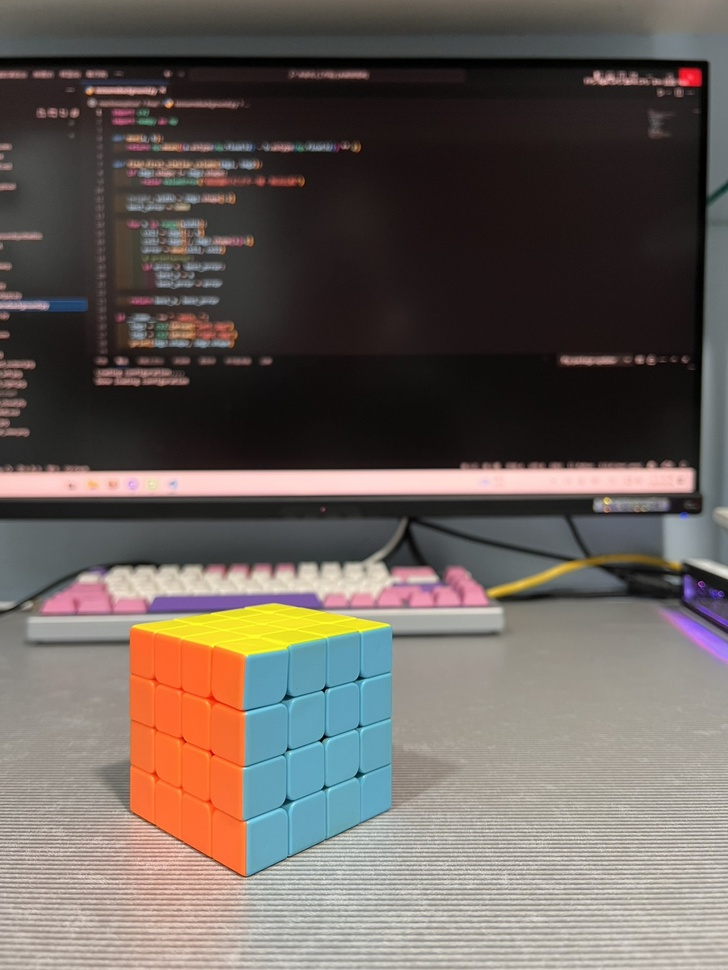
#> input picture left.jpg, 728 x 970 px, shrunk from 1108 x 1477 before the run, found by its file name
$ python dept.py
#> lines starting #> are read from the running program, lines starting #| are printed output that depends on the picture
import cv2
import numpy as np

left_img_path = "left.jpg"
right_img_path = "right.jpg"

imgL = cv2.imread(left_img_path, cv2.IMREAD_GRAYSCALE)
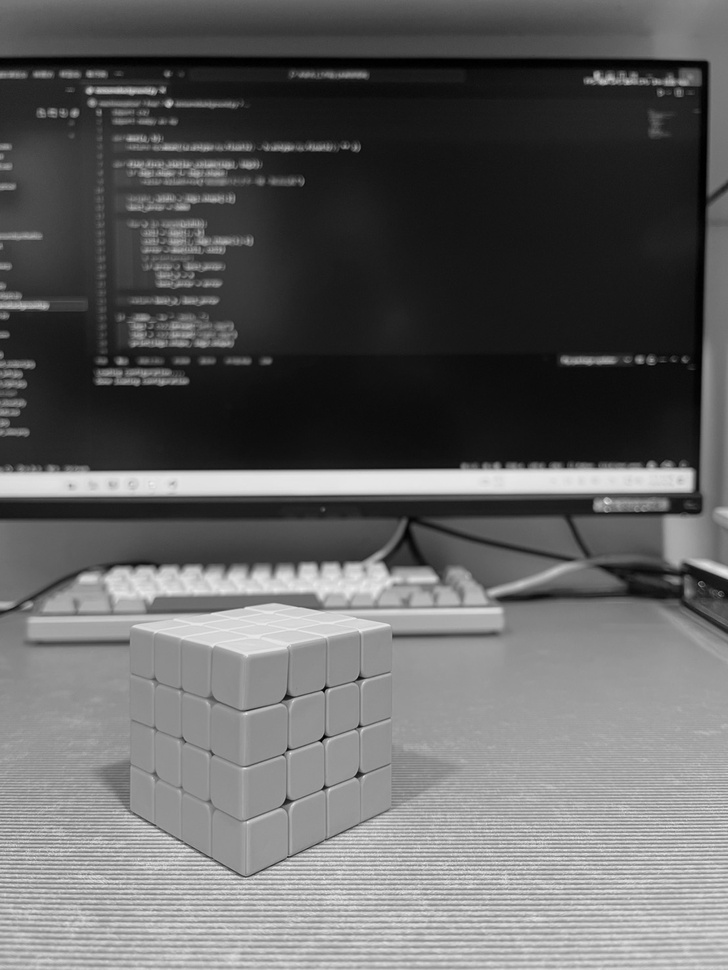
#> imgL: shape (970, 728); min 0, max 240, mean 98.8
imgR = cv2.imread(right_img_path, cv2.IMREAD_GRAYSCALE)
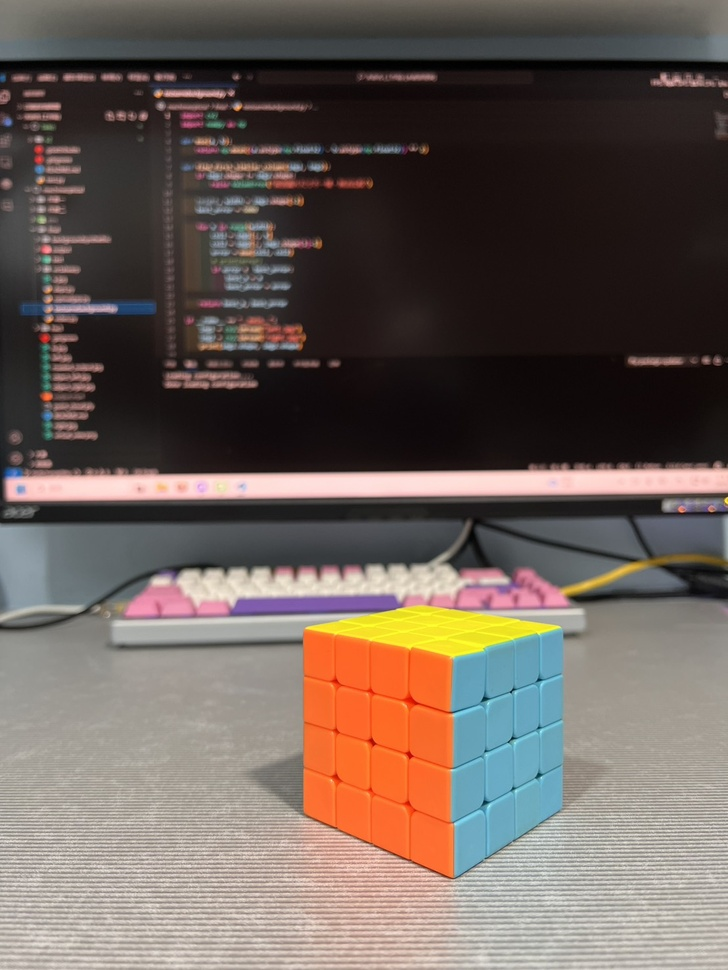
#> input picture right.jpg, 728 x 970 px, shrunk from 1108 x 1477 before the run, found by its file name
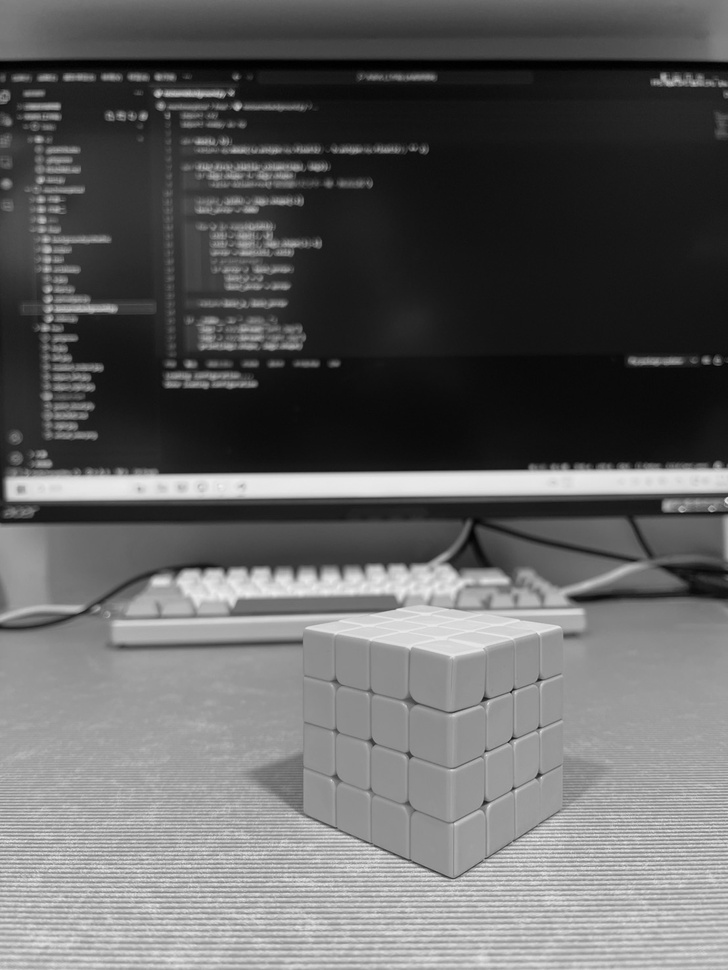
#> imgR: shape (970, 728); min 0, max 240, mean 98.7

if imgL is None or imgR is None:
    raise ValueError("無法讀取左或右影像，請確認檔案路徑是否正確")

# 左到右視差圖（已確認可行）
stereo_left = cv2.StereoSGBM_create(
    minDisparity=0,
    numDisparities=16 * 6,
    blockSize=5,
    P1=8 * 3 * 5 ** 2,
    P2=32 * 3 * 5 ** 2,
    disp12MaxDiff=1,
    uniquenessRatio=10,
    speckleWindowSize=100,
    speckleRange=32
)
disparity_left = stereo_left.compute(imgL, imgR).astype(np.float32) / 16.0
disparity_left[disparity_left < 0] = 0
disp_normalized_left = cv2.normalize(disparity_left, None, alpha=0, beta=255, norm_type=cv2.NORM_MINMAX)
disp_8u_left = np.uint8(disp_normalized_left)

# 右到左視差圖（調整參數）
stereo_right = cv2.StereoSGBM_create(
    minDisparity=-16 * 6,  # 允許負視差
    numDisparities=16 * 6,
    blockSize=5,
    P1=8 * 3 * 5 ** 2,
    P2=32 * 3 * 5 ** 2,
    disp12MaxDiff=1,
    uniquenessRatio=10,
    speckleWindowSize=100,
    speckleRange=32
)
disparity_right = stereo_right.compute(imgR, imgL).astype(np.float32) / 16.0
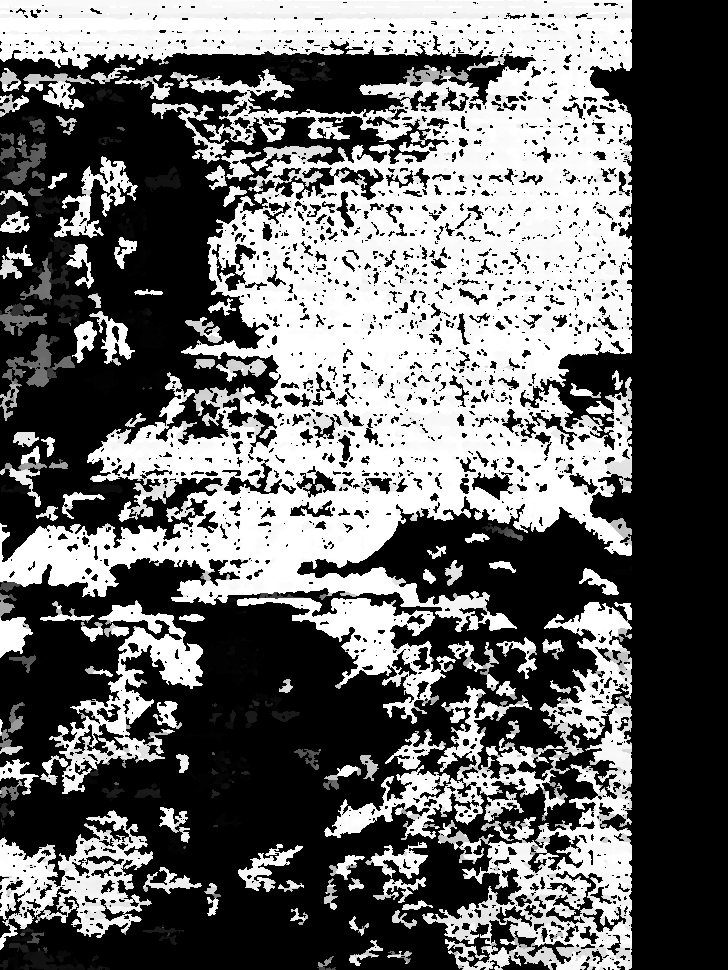
#> disparity_right: shape (970, 728) float32; min -97, max -1, mean -58.14; drawn with min black and max white
disparity_right[disparity_right < -16 * 6] = 0  # 過濾不合理值
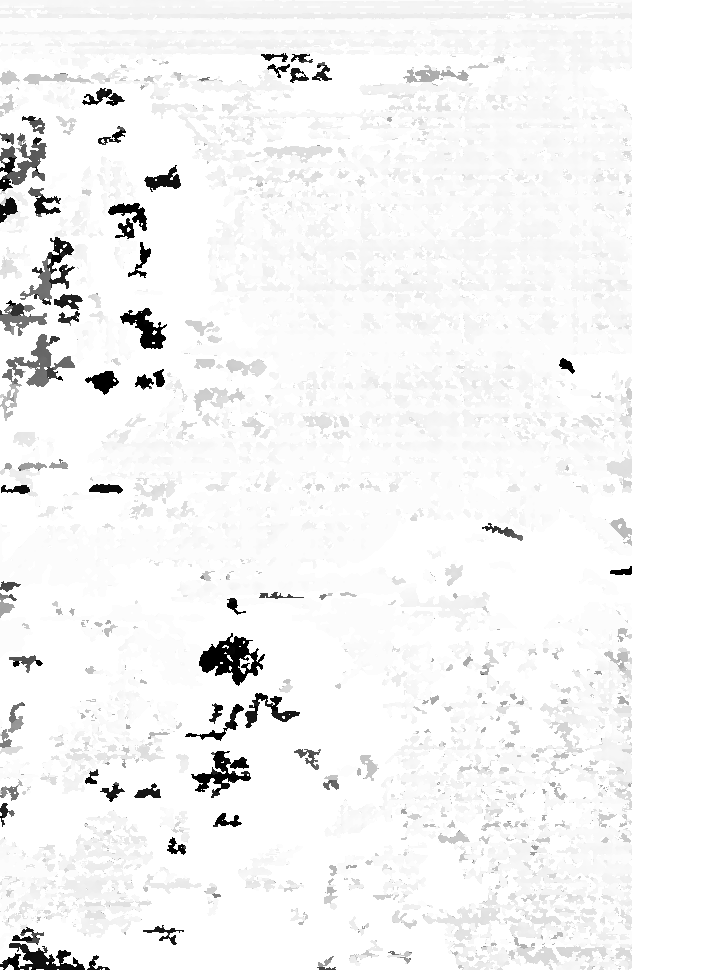
#> disparity_right: shape (970, 728) float32; min -96, max 0, mean -3.75; drawn with min black and max white
disp_normalized_right = -cv2.normalize(disparity_right, None, alpha=0, beta=255, norm_type=cv2.NORM_MINMAX)
disp_8u_right = np.uint8(disp_normalized_right)
disp_8u_left = cv2.medianBlur(disp_8u_left, 9)  # 平滑視差圖，去除雜訊
disp_8u_right = cv2.medianBlur(disp_8u_right, 9)  # 平滑視差圖，去除雜訊
kernel = np.ones((3, 3), np.uint8)
disp_8u_right = cv2.erode(disp_8u_right, kernel, iterations=5)
disp_8u_left = cv2.erode(disp_8u_left, kernel, iterations=5)
disp_8u_right = cv2.dilate(disp_8u_right, kernel, iterations=15)
disp_8u_left = cv2.dilate(disp_8u_left, kernel, iterations=15)
disp_8u_right = cv2.erode(disp_8u_right, kernel, iterations=10)
disp_8u_left = cv2.erode(disp_8u_left, kernel, iterations=10)
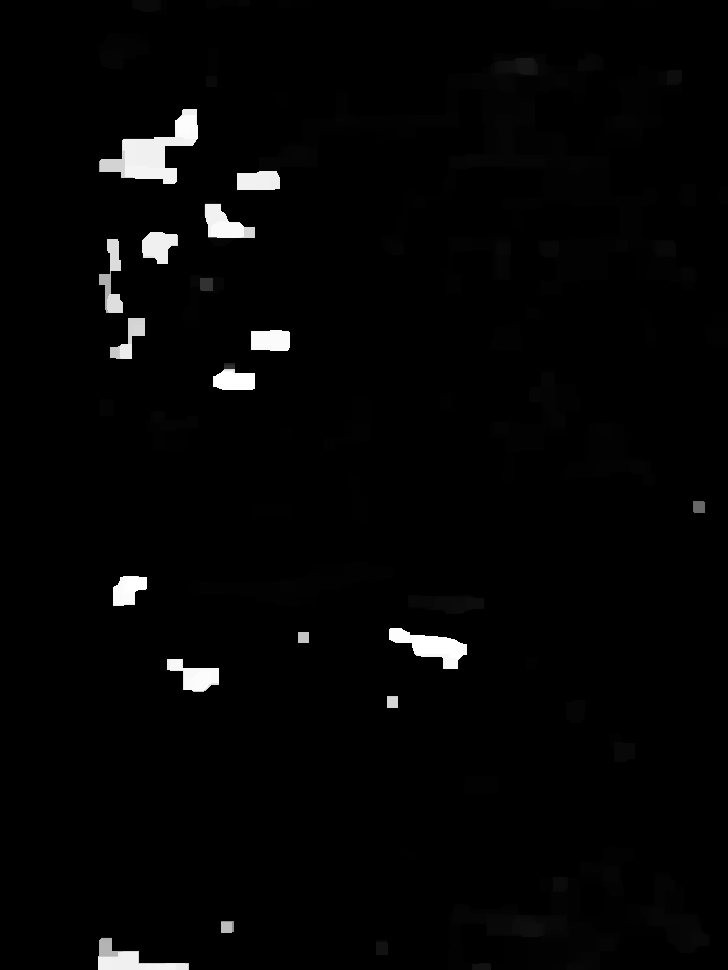
#> disp_8u_left: shape (970, 728); min 0, max 255, mean 4.9

# 顯示和儲存結果
# cv2.imshow("Left-to-Right Disparity", disp_8u_left)
# cv2.imshow("Right-to-Left Disparity", disp_8u_right)
cv2.imwrite("disparity_left.png", disp_8u_left)
cv2.imwrite("disparity_right.png", disp_8u_right)
cv2.waitKey(0)
cv2.destroyAllWindows()
